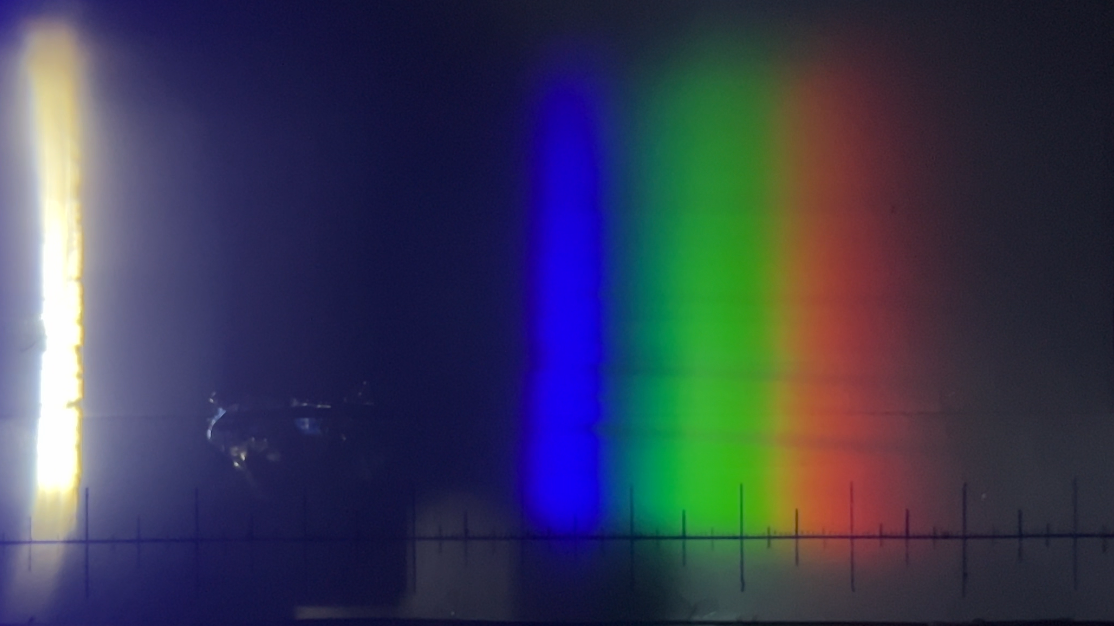
#> input picture probes/spektrum_2.png, 1114 x 626 px, found by its file name
$ python test.py
#> lines starting #> are read from the running program, lines starting #| are printed output that depends on the picture
### das_beste_pektrometer.py
import user
import numpy as np
import matplotlib.pyplot as plt
from PIL import Image, ImageFilter, ImageOps
import scipy as sp
from astropy.modeling import models, fitting

image_path = r"C:\Users\Akademie\Documents\Code\probes\spektrum_1.png"         # Pfad zum Probenspektrum
dark_image_path = r"C:\Users\Akademie\Documents\Code\darks\dark_1.png"     # Pfad zum Dunkelbild

# [36 lines left out: functions main, filter_image, not called in this run]

def process_spectrum_image(corrected_image_path = "corrected_image_path.png"):
    # Öffnet das korrigierte Bild und extrahiert die Intensitätslinie
    im = Image.open(corrected_image_path)
#> im is the input picture: PIL image 1114x626 RGBA; mean R, G, B, A 57, 59.5, 82.8, 255
    # In Graustufen konvertieren, um Intensitäten zu erhalten
    gray_array = np.array(im.convert("L"), dtype=np.uint8)
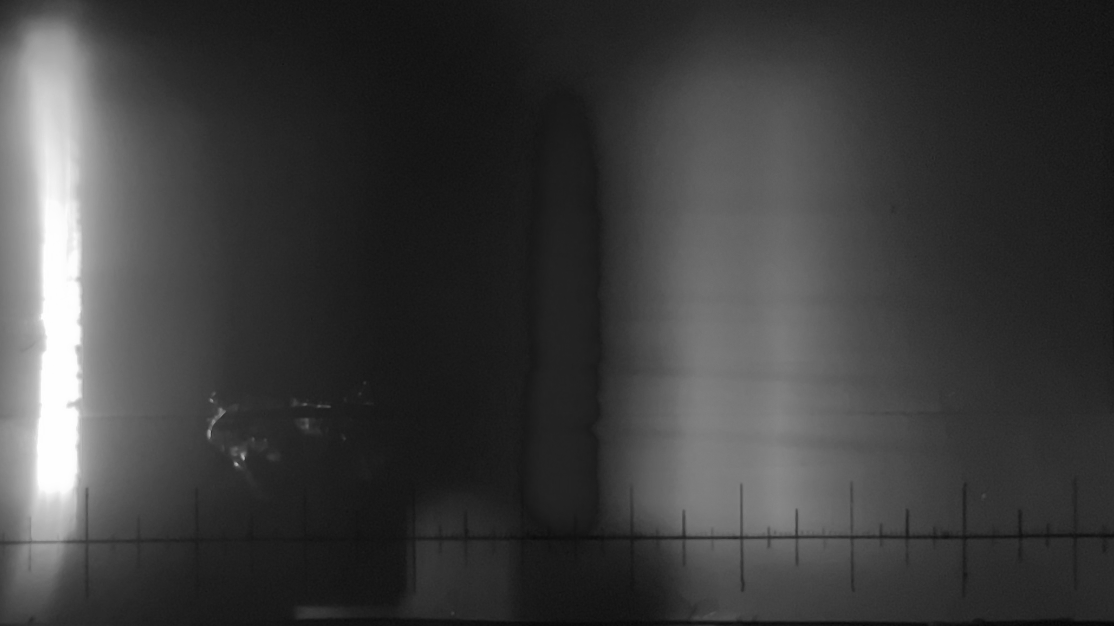
#> gray_array: shape (626, 1114); min 4, max 255, mean 61.4
    # Eindimensionales Intensitätsarray erstellen
    y_werte = gray_array.reshape(-1)

    # Pixelindizes als x-Achse (später in Wellenlänge umgerechnet)
    x_werte = np.arange(len(y_werte))
    x_werte = Wellenlänge_zu_Pixel(x_werte)  # Umrechnung der Pixelpositionen in Wellenlängen


    fig, ax = plt.subplots()

    # Plot der geglätteten Intensität


    y_werte = sp.ndimage.gaussian_filter1d(y_werte, sigma=1)  # Gauß-Glättung
    ax.plot(x_werte, y_werte, color='blue', label='Smoothed')

    peaks = sp.signal.find_peaks(y_werte, height=50)[0]  # Peaks finden
    # Gefundene Peaks als Marker zeichnen
    #ax.plot(x_werte[peaks], y_werte[peaks], "x", label='Peaks', color='red')


    ax.set_xlabel("Wellenlänge (nm)")
    ax.set_ylabel("intensity")
    ax.set_title("Spectral Intensity Distribution")
    # Achsenbereiche setzen
    ax.set_xlim(380, 780)
    ax.set_ylim(23, 255)

    fig.tight_layout()
    plt.show()

    im.close()

def Wellenlänge_zu_Pixel(pixel_position):

    # Lade Kalibrierungswerte vom Benutzer-Input und berechne Referenzen
    ergebnisse = user.user(image_path)
    Wellen, los_points = calc_reference(ergebnisse)


    # Wähle Referenzpunkte für die lineare Kalibrierung
    pixel_reference = np.array(los_points[:5])
    Wellenlänge_reference = np.array(Wellen[:5])

    # Lineare Anpassung zur Umrechnung von Pixeln in Wellenlänge
    fit_poly = fitting.LinearLSQFitter()
    model = models.Polynomial1D(degree=1)
    wl_calib = fit_poly(model, pixel_reference, Wellenlänge_reference)
    wavelength = wl_calib(pixel_position)
    return wavelength

# [23 lines left out: function calc_reference, not called in this run]

# [2 lines that do not run on import are left out]

### user.py
import numpy as np
import matplotlib.pyplot as plt
from matplotlib.image import imread

def selected_points(img, n_points, title):

    while True:
        fig, ax = plt.subplots()
        ax.imshow(img)
        ax.set_title(f"{title} - Select {n_points} points")

        points = plt.ginput(n_points, timeout=0)

        for i, (x, y) in enumerate(points):
            ax.plot(x, y, 'rx')  # Mark the selected point with a red 'x'
            ax.annotate(str(i + 1), (x, y), textcoords="offset points", xytext=(6, 6), color='red')

        fig.canvas.draw()
        plt.show(block=False)
        plt.pause(0.1)  # Allow the plot to update

        antwort = input(f"Are you satisfied with the selected points? (y/n): ").strip().lower()
        plt.close(fig)  # Close the figure after user input

        if antwort in ("j", "ja", "y", "yes"):
            return points
        else:
            print("Please select the points again.")

def pixel_distance(p1, p2):
    #Calculate the Euclidean distance between two points in pixel coordinates.
    return np.abs(p2[0] - p1[0])

def user(bildpfad):
    img = imread(bildpfad)
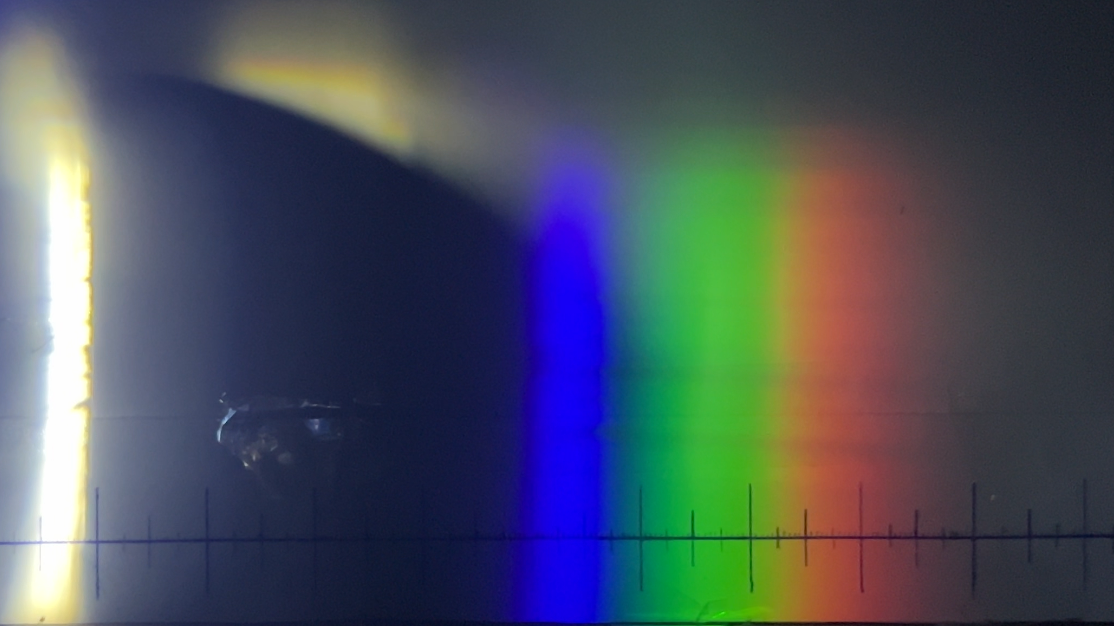
#> input picture probes/spektrum_1.png, 1114 x 626 px, found by its file name
#> img is the input picture: shape (626, 1114, 4) float32; mean R, G, B, A 0.286, 0.315, 0.362, 1

    p0 = selected_points(img, 1, "Select the first Maxiumum of order 0")
    x0 = p0[0][0]
    print (f"Selected point for Maxiumum of order 0: {p0[0]}")

    p10 = selected_points(img, 2, "Select two points that are 10mm apart")
    dist_10mm = pixel_distance(p10[0], p10[1])
    print(f"Selected points for 10mm distance: {p10[0]}, {p10[1]} with pixel distance: {dist_10mm}")

    verhaeltnis = dist_10mm / 10.0  # Pixel distance per mm

    some_points = selected_points(img, 5, "Select 5 additional points for analysis")

    gitterkonstante = float(input("Enter the Gitterkonstante (in nm): "))
    entfernung = float(input("Enter Entfernung zum Schirm (in mm): "))


    ergebnisse = {
        "Maxiumum of order 0": x0,
        "10mm Points": p10,
        "Pixel Distance for 10mm": dist_10mm,
        "verhaeltnis (pixels/mm)": verhaeltnis,
        "Additional Points": some_points,
        "Gitterkonstante (nm)": gitterkonstante,
        "Entfernung zum Schirm (mm)": entfernung
    }


    return ergebnisse

# [3 lines that do not run on import are left out]

### test.py
import das_beste_pektrometer

path = r"C:\Users\Akademie\Documents\Code\probes\spektrum_2.png"

#> (the run stopped early here; a loop or call above may not have finished)
